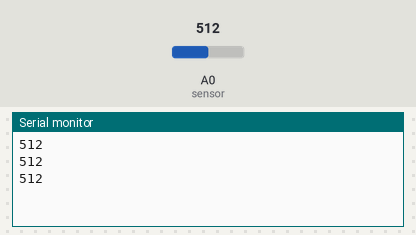
The sketch below on a simulated Arduino Uno, built with avr-gcc and run on an emulated ATmega328P. On the bench: the last lines printed to the serial monitor. Inputs (shaded band) come from the test bench; at power-on: A0 (sensor) = 512.

Above: at 1.3 s.
1.4 s: A0 (sensor) set to 716
At 1.9 s:
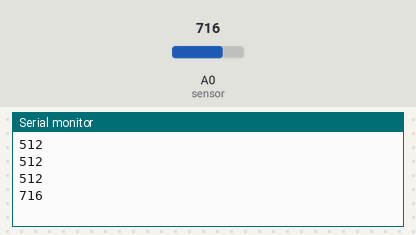
2.9 s: A0 (sensor) set to 900
At 3.4 s:
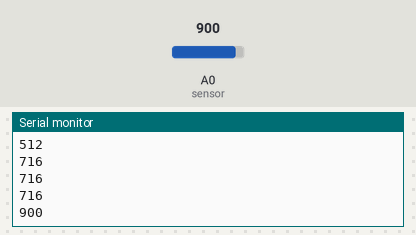
Timing chart, 0 to 5.9 s (numbered marks = the images above; inputs shaded):
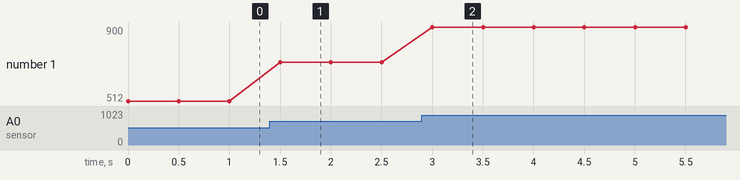

Measured:
- after the input at 1.4 s, the serial monitor: prints a new line after 0.10 s (image 1)
- after the input at 2.9 s, the serial monitor: prints a new line after 0.10 s (image 2)
- plotted number 1: 512 → 716 after the input at 1.4 s, 716 → 900 after the input at 2.9 s

The sketch:

Teste_temperatura.ino
```cpp
int sensor = A0;
//variável usada para ler o valor do sensor em tempo real.
int valorSensor = 0;

//Método setup, executado uma vez ao ligar o Arduino.
void setup(){
  //Ativando o serial monitor que exibirá os
  //valores lidos no sensor.
  Serial.begin(9600);
}

//Método loop, executado enquanto o Arduino estiver ligado.
void loop(){

  //Lendo o valor do sensor.
  int valorSensor = analogRead(sensor);

  //Exibindo o valor do sensor no serial monitor.
  Serial.println(valorSensor);

  delay(500);
}
```
